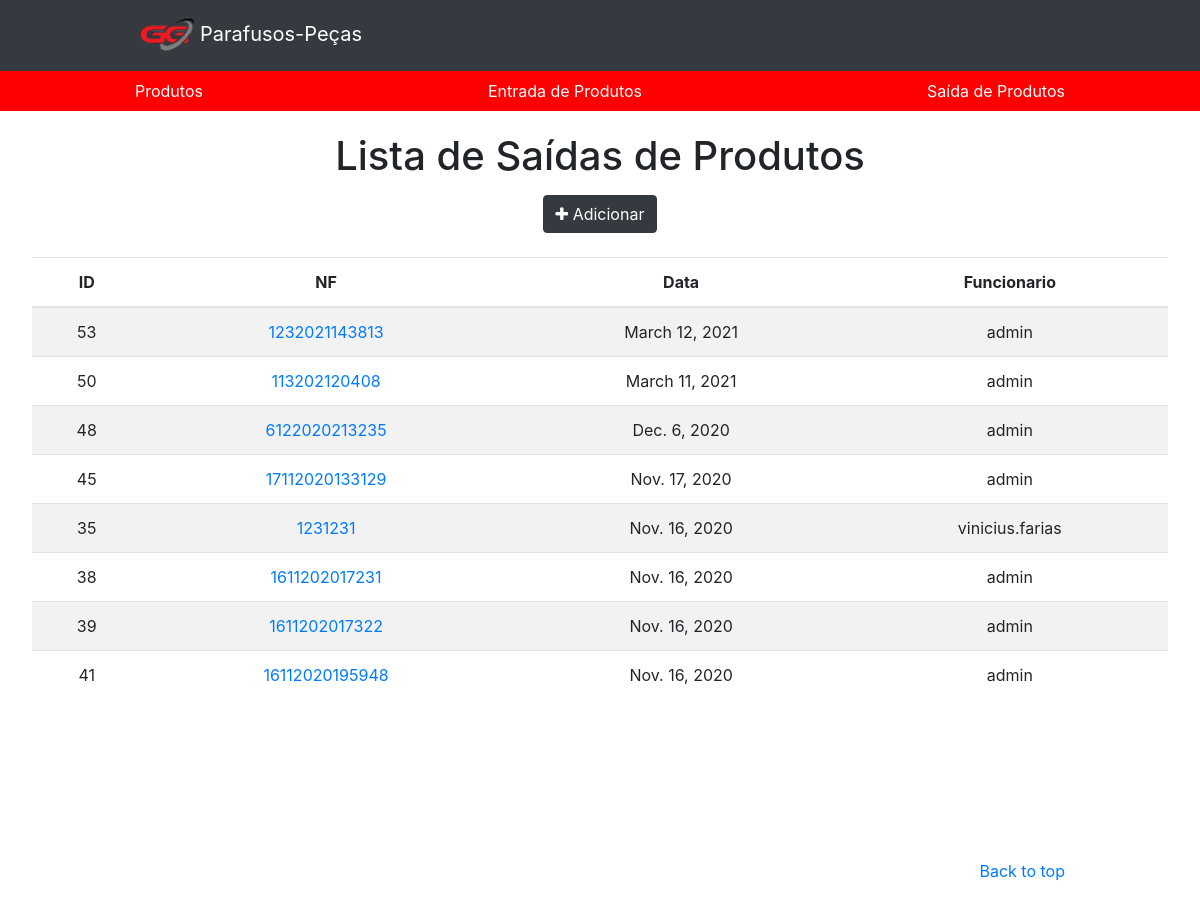
Page /estoque/saida/ on the committed database.
### app/models.py (models this page shows, shortened)
class TimeStampedModel(models.Model):
    created = models.DateField('criado em', auto_now_add=True, auto_now=False)
    modified = models.DateField('modificado em', auto_now=True, auto_now_add=False)
    class Meta:
        abstract = True

class Estoque(TimeStampedModel):
    usuario = models.ForeignKey(User, on_delete=models.DO_NOTHING)
    nf = models.PositiveIntegerField('nota fiscal', null=True, blank=True)
    movimento = models.CharField(max_length=1, choices=MOVIMENTO, blank=True)
    class Meta:
        ordering = ('-created',)
    def nf_formated(self):
        return str(self.nf).zfill(3)

### app/views.py (the view)
# urls.py: path('estoque/saida/', views.EstoqueSaidaList.as_view(), name='estoque_saida'),
class EstoqueSaidaList(ListView):
    model = EstoqueSaida
    template_name = 'app/estoque_saida_list.html'
    def get_context_data(self, **kwargs):
        context = super(EstoqueSaidaList, self).get_context_data(**kwargs)
        context['titulo'] = 'Saida'
        context['url_add'] = 'estoque_saida_add'
        return context

### app/managers.py (called while the page is built)
    def get_queryset(self):
        return super(EstoqueSaidaManager, self).get_queryset().filter(movimento='s')

### app/models.py (called while the page is built)
    def get_absolute_url(self):
        return reverse_lazy('estoque_saida_detail', kwargs={'id': self.id})

### app/templates/app/estoque_saida_list.html (shortened to what this page needs)
<!DOCTYPE html>
<html>
<head>
    {% load static %}
    <link rel="stylesheet" type="text/css" href="{% static 'app/css/bootstrap/bootstrap.min.css' %}">
    <link rel="stylesheet" type="text/css" href="{% static 'app/css/produto.css' %}">
    <link rel="stylesheet" href="https://cdnjs.cloudflare.com/ajax/libs/font-awesome/4.7.0/css/font-awesome.min.css">
</head>
<body>
    <header>
        {% include "app/header.html"  %}
    </header>
    <main role="main">
        <section class="jumbotron text-center">
          <div class="page-header">
            <h1>Lista de Saídas de Produtos</h1>
            <span class=""><a href="{% url 'estoque_saida_add' %}"><button type="button" class="btn btn-dark"><span class="fa fa-plus"></span> Adicionar</button></a></span>
          </div>
          <div><br></div>
            <div class="">
                {% if object_list %}
                <table class="table table-striped">
                    <thead>
                      <tr>
                        <th>ID</th>
                        <th>NF</th>
                        <th>Data</th>
                        <th>Funcionario</th>
                      </tr>
                    </thead>
                    <tbody>
                      {% for object in object_list %}
                        <tr>
                          <td>{{ object.id }}</td>
                          <td><a href="{{ object.get_absolute_url }}">{{ object.nf_formated }}</a></td>
                          <td>{{ object.created }}</span></td>
                          <td>{{ object.usuario.username }}</td>
                        </tr>
                      {% endfor %}
                    </tbody>
                  </table>
                {% else %}
                  <p class="alert alert-warning">Sem itens na lista.</p>
                {% endif %}
            </div>
        </section>
    </main>
    <footer class="text-muted">
        <div class="container">
            <p class="float-right">
                <a href="#">Back to top</a>
            </p>
        </div>
    </footer>
  </body>
</html>

### app/static/app/css/produto.css (style rules this page uses)
.container { max-width: 960px; }
.jumbotron { padding-top: 3rem; padding-bottom: 3rem; margin-bottom: 0; background-color: #fff; }
@media (min-width: 768px) { .jumbotron { padding-top: 6rem; padding-bottom: 6rem; } }
.jumbotron h1 { font-size: 2.5rem; margin-top: -75px; margin-bottom: 15px; }
footer { padding-top: 3rem; padding-bottom: 3rem; }
footer p { margin-bottom: .25rem; }

### rows in the picture
Estoque: id "53", nf_formated "1232021143813", created "March 12, 2021", usuario.username "admin"
Estoque: id "50", nf_formated "113202120408", created "March 11, 2021", usuario.username "admin"
Estoque: id "48", nf_formated "6122020213235", created "Dec. 6, 2020", usuario.username "admin"
Estoque: id "45", nf_formated "17112020133129", created "Nov. 17, 2020", usuario.username "admin"
Estoque: id "35", nf_formated "1231231", created "Nov. 16, 2020", usuario.username "vinicius.farias"
Estoque: id "38", nf_formated "1611202017231", created "Nov. 16, 2020", usuario.username "admin"
Estoque: id "39", nf_formated "1611202017322", created "Nov. 16, 2020", usuario.username "admin"
Estoque: id "41", nf_formated "16112020195948", created "Nov. 16, 2020", usuario.username "admin"
